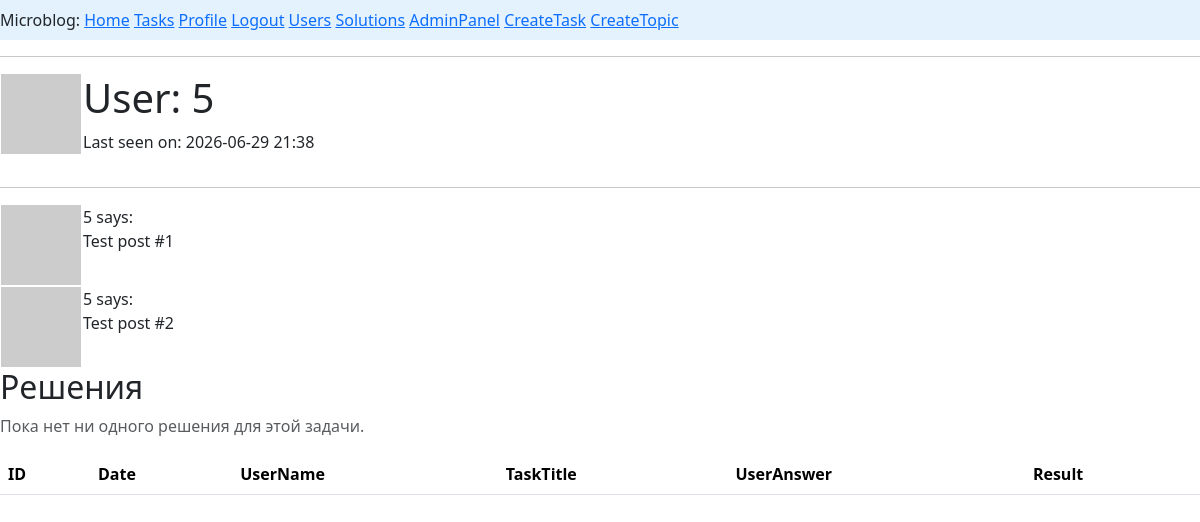
The app's page /user/5 (signed in), older data.
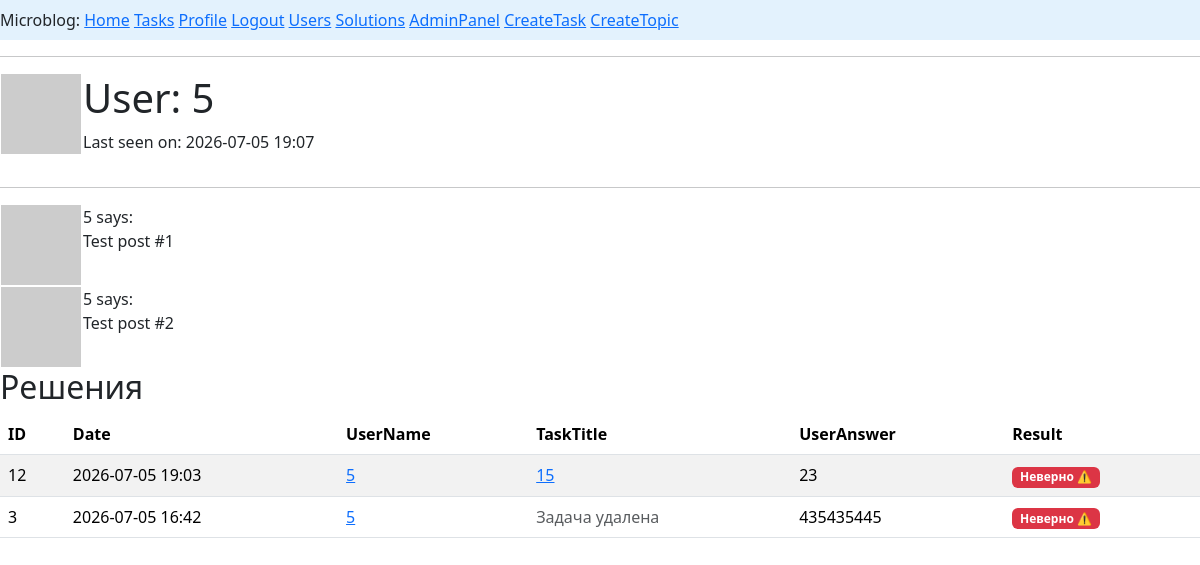
The same page, newer data.
### app/models.py (models this page shows, shortened)
class User(UserMixin, db.Model):
    __tablename__ = 'users'
    id: so.Mapped[int] = so.mapped_column(primary_key=True)
    username: so.Mapped[str] = so.mapped_column(sa.String(64), index=True, unique=True)
    email: so.Mapped[str] = so.mapped_column(sa.String(120), index=True, unique=True)
    password_hash: so.Mapped[Optional[str]] = so.mapped_column(sa.String(256))
    posts: so.WriteOnlyMapped['Post'] = so.relationship(back_populates='author')
    about_me: so.Mapped[Optional[str]] = so.mapped_column(sa.String(140))
    last_seen: so.Mapped[Optional[datetime]] = so.mapped_column(default=lambda: datetime.now(timezone.utc))
    role_id: so.Mapped[int] = so.mapped_column(sa.ForeignKey(Role.id), index=True)
    role: so.Mapped['Role'] = so.relationship(back_populates='users')
    task_user: so.Mapped['Task'] = so.relationship(back_populates='creator')
    solve_user: so.Mapped[list['Solve']] = so.relationship(back_populates='solver')
    def avatar(self, size):
        digest = md5(self.email.lower().encode('utf-8')).hexdigest()
        return f'https://www.gravatar.com/avatar/{digest}?d=identicon&s={size}'

class Solve(db.Model):
    __tablename__ = 'solves'
    id: so.Mapped[int] = so.mapped_column(primary_key=True, autoincrement=True)
    content: so.Mapped[str] = so.mapped_column(sa.String(100), nullable=True)
    accept: so.Mapped[bool] = so.mapped_column(sa.Boolean, default=False)
    created_date: so.Mapped[datetime] = so.mapped_column(index=True, default=lambda: datetime.now(timezone.utc))
    user_id: so.Mapped[int] = so.mapped_column(sa.ForeignKey(User.id), nullable=True)
    task_id: so.Mapped[int] = so.mapped_column(sa.ForeignKey(Task.id), nullable=True)
    solver: so.Mapped['User'] = so.relationship(back_populates='solve_user')
    task: so.Mapped['Task'] = so.relationship(back_populates='solve_task')

class Task(db.Model):
    __tablename__ = 'tasks'
    id: so.Mapped[int] = so.mapped_column(primary_key=True, autoincrement=True)
    title: so.Mapped[str] = so.mapped_column(sa.String(50), nullable=True)
    content: so.Mapped[str] = so.mapped_column(sa.Text(), nullable=True, default='Условие')
    topic_id: so.Mapped[int] = so.mapped_column(sa.ForeignKey(Topic.id, name='fk_tasks_topic'), nullable=True)
    topic: so.Mapped['Topic'] = so.relationship(back_populates='tasks')
    answer: so.Mapped[str] = so.mapped_column(sa.String(100), nullable=True, default='Без ответа')
    created_date: so.Mapped[datetime] = so.mapped_column(index=True, default=lambda: datetime.now(timezone.utc))
    rating: so.Mapped[int] = so.mapped_column(sa.Integer, nullable=True, default=1)
    user_id: so.Mapped[int] = so.mapped_column(sa.ForeignKey(User.id), nullable=True)
    creator: so.Mapped['User'] = so.relationship(back_populates='task_user')
    solve_task: so.Mapped[list['Solve']] = so.relationship(back_populates='task', cascade="all,delete")

### app/routes.py (the view)
@app.route('/user/<username>')
@login_required
def user(username):
    user = db.first_or_404(sa.select(User).where(User.username == username))
    posts = [
        {'author': user, 'body': 'Test post #1'},
        {'author': user, 'body': 'Test post #2'}
    ]
    stmt = (
            select(Solve)
            .join(Solve.solver)  # Важно: явно указываем JOIN, чтобы можно было фильтровать по полям пользователя
            .where(User.username == username) # Сравниваем поле username пользователя со строкой
            .order_by(Solve.created_date.desc())
            .options(
                selectinload(Solve.solver),  # Подгружаем пользователя (поле solver)
                selectinload(Solve.task)    # Подгружаем задачу (на всякий случай)
            )
        )
    solutions = db.session.scalars(stmt).all()
    return render_template('user.html', user=user, posts=posts, solutions=solutions)

### app/models.py (called while the page is built)
@login.user_loader
def load_user(id):
    return db.session.get(User, int(id))

### app/routes.py (called while the page is built)
@app.before_request
def before_request():
    if current_user.is_authenticated:
        current_user.last_seen = datetime.now(timezone.utc)
        db.session.commit()

### app/templates/user.html (shortened to what this page needs)
{% extends "base.html" %}
{% block content %}
    <table>
        <tr valign="top">
            <td><img src="{{ user.avatar(128) }}"></td>
            <td>
                <h1>User: {{ user.username }}</h1>
                {% if user.last_seen %}<p>Last seen on: {{ user.last_seen.strftime('%Y-%m-%d %H:%M') }}</p>{% endif %}
            </td>
        </tr>
    </table>
    <hr>
    {% for post in posts %}
        {% include '_post.html' %}
    {% endfor %}
    {% include "pagin_solutions.html" %}
{% endblock %}

### app/templates/base.html (shortened to what this page needs)
<!doctype html>
<html lang="en">
    <head>
    {{ bootstrap.load_css() }}
    </head>
    <body>
       <nav class="navbar navbar-light" style="background-color: #e3f2fd; justify-content-end" >
       <div>
            Microblog:
            <a href="{{ url_for('index') }}">Home</a>
            {% if current_user.is_anonymous %}
            <a href="{{ url_for('login') }}">Login</a>
            {% else %}
            <a href="{{ url_for('view_tasks') }}">Tasks</a>
            <a href="{{ url_for('user', username=current_user.username) }}">Profile</a>
            <a href="{{ url_for('logout') }}">Logout</a>
            {% if current_user.role and current_user.role.rolename == 'admin' %}
               <a href="{{ url_for('view_users') }}">Users</a>
               <a href="{{ url_for('solutions') }}">Solutions</a>
               <a href="{{ url_for('admin_users') }}">AdminPanel</a>
               <a href="{{ url_for('create_task') }}">CreateTask</a>
               <a href="{{ url_for('create_topic') }}">CreateTopic</a>
            {% endif %}
            {% endif %}
        </div>
        </nav>
        <hr>
        {% block content %}{% endblock %}
    </body>
</html>

### app/templates/_post.html
<table>
        <tr valign="top">
            <td><img src="{{ post.author.avatar(36) }}"></td>
            <td>{{ post.author.username }} says:<br>{{ post.body }}</td>
        </tr>
</table>

### app/templates/pagin_solutions.html
<h2>Решения</h2>
<table class="table table-striped table-hover">
    <thead>
      <tr>
        <th>ID</th>
        <th>Date</th>
        <th>UserName</th>
        <th>TaskTitle</th>
        <th>UserAnswer</th>
        <th>Result</th>
      </tr>
    </thead>
    {%  if solutions %}
        {% for u in solutions%}
        <tr>
            <td>{{u.id}}</td>
            <td>{{u.created_date.strftime('%Y-%m-%d %H:%M')}}</td>
            {% if u.solver %}
                <td><a href="{{ url_for('user', username= u.solver.username) }}">{{u.solver.username}}</a></td>
            {% else %}
                <td><span class="text-muted">Пользователь удален</span></td>
            {% endif %}
            {% if u.task %}
                <td><a href="/task/{{ u.task.id }}">{{u.task.title}}</a></td>
            {% else %}
                <td><span class="text-muted">Задача удалена</span></td>
            {% endif %}
            <td>{{u.content}}</td>
            <td>
                {% if u.accept %}
                        <span class="badge bg-success">Принято ✅</span>
                    {% else %}
                        <span class="badge bg-danger">Неверно ⚠️</span>
                    {% endif %}
            </td>
        </tr>
        {% endfor %}
    {% else %}
    <p class="text-muted">Пока нет ни одного решения для этой задачи.</p>
    {%endif%}
</table>

Row changes from the older to the newer data that the page shows:
changed User: last_seen "2026-06-29 21:38" → "2026-07-05 19:07"
added Solve: id "12", created_date "2026-07-05 19:03", solver.username "5", task "15", content "23", accept "Неверно ⚠️"
added Solve: id "3", created_date "2026-07-05 16:42", solver.username "5", shows "Задача удалена", content "435435445", accept "Неверно ⚠️"
Text that changed along with them:
text no longer shown: "Пока нет ни одного решения для этой задачи."
